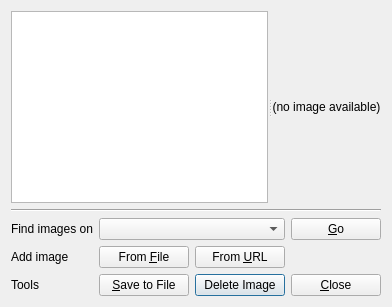
<?xml version="1.0" encoding="UTF-8"?>
<ui version="4.0">
 <class>Dialog</class>
 <widget class="QDialog" name="Dialog">
  <property name="windowTitle">
   <string>Names and Faces</string>
  </property>
  <layout class="QVBoxLayout" name="verticalLayout">
   <item>
    <widget class="QSplitter" name="splitter">
     <property name="orientation">
      <enum>Qt::Horizontal</enum>
     </property>
     <widget class="QListWidget" name="nameList">
      <property name="sizePolicy">
       <sizepolicy hsizetype="Expanding" vsizetype="Expanding">
        <horstretch>0</horstretch>
        <verstretch>0</verstretch>
       </sizepolicy>
      </property>
      <property name="editTriggers">
       <set>QAbstractItemView::NoEditTriggers</set>
      </property>
      <property name="alternatingRowColors">
       <bool>true</bool>
      </property>
     </widget>
     <widget class="QLabel" name="imageLabel">
      <property name="sizePolicy">
       <sizepolicy hsizetype="Preferred" vsizetype="Preferred">
        <horstretch>0</horstretch>
        <verstretch>0</verstretch>
       </sizepolicy>
      </property>
      <property name="text">
       <string>(no image available)</string>
      </property>
      <property name="alignment">
       <set>Qt::AlignCenter</set>
      </property>
     </widget>
    </widget>
   </item>
   <item>
    <widget class="Line" name="line">
     <property name="orientation">
      <enum>Qt::Horizontal</enum>
     </property>
    </widget>
   </item>
   <item>
    <layout class="QGridLayout" name="gridLayout">
     <item row="4" column="2">
      <widget class="QPushButton" name="deleteButton">
       <property name="minimumSize">
        <size>
         <width>90</width>
         <height>0</height>
        </size>
       </property>
       <property name="text">
        <string>Delete Image</string>
       </property>
      </widget>
     </item>
     <item row="4" column="1">
      <widget class="QPushButton" name="saveButton">
       <property name="minimumSize">
        <size>
         <width>90</width>
         <height>0</height>
        </size>
       </property>
       <property name="text">
        <string>&amp;Save to File</string>
       </property>
      </widget>
     </item>
     <item row="3" column="2">
      <widget class="QPushButton" name="downloadButton">
       <property name="minimumSize">
        <size>
         <width>90</width>
         <height>0</height>
        </size>
       </property>
       <property name="text">
        <string>From &amp;URL</string>
       </property>
      </widget>
     </item>
     <item row="0" column="1" colspan="2">
      <widget class="QComboBox" name="findInCombo">
       <property name="sizePolicy">
        <sizepolicy hsizetype="Expanding" vsizetype="Fixed">
         <horstretch>0</horstretch>
         <verstretch>0</verstretch>
        </sizepolicy>
       </property>
      </widget>
     </item>
     <item row="4" column="4">
      <widget class="QPushButton" name="closeButton">
       <property name="text">
        <string>&amp;Close</string>
       </property>
      </widget>
     </item>
     <item row="0" column="0">
      <widget class="QLabel" name="label">
       <property name="sizePolicy">
        <sizepolicy hsizetype="Maximum" vsizetype="Preferred">
         <horstretch>0</horstretch>
         <verstretch>0</verstretch>
        </sizepolicy>
       </property>
       <property name="text">
        <string>Find images on</string>
       </property>
      </widget>
     </item>
     <item row="0" column="4">
      <widget class="QPushButton" name="searchButton">
       <property name="minimumSize">
        <size>
         <width>90</width>
         <height>0</height>
        </size>
       </property>
       <property name="text">
        <string>&amp;Go</string>
       </property>
      </widget>
     </item>
     <item row="3" column="0">
      <widget class="QLabel" name="label_2">
       <property name="sizePolicy">
        <sizepolicy hsizetype="Maximum" vsizetype="Preferred">
         <horstretch>0</horstretch>
         <verstretch>0</verstretch>
        </sizepolicy>
       </property>
       <property name="text">
        <string>Add image</string>
       </property>
      </widget>
     </item>
     <item row="3" column="1">
      <widget class="QPushButton" name="changeButton">
       <property name="minimumSize">
        <size>
         <width>90</width>
         <height>0</height>
        </size>
       </property>
       <property name="text">
        <string>From &amp;File</string>
       </property>
      </widget>
     </item>
     <item row="4" column="0">
      <widget class="QLabel" name="label_3">
       <property name="sizePolicy">
        <sizepolicy hsizetype="Maximum" vsizetype="Preferred">
         <horstretch>0</horstretch>
         <verstretch>0</verstretch>
        </sizepolicy>
       </property>
       <property name="text">
        <string>Tools</string>
       </property>
      </widget>
     </item>
    </layout>
   </item>
  </layout>
 </widget>
 <resources/>
 <connections/>
</ui>
